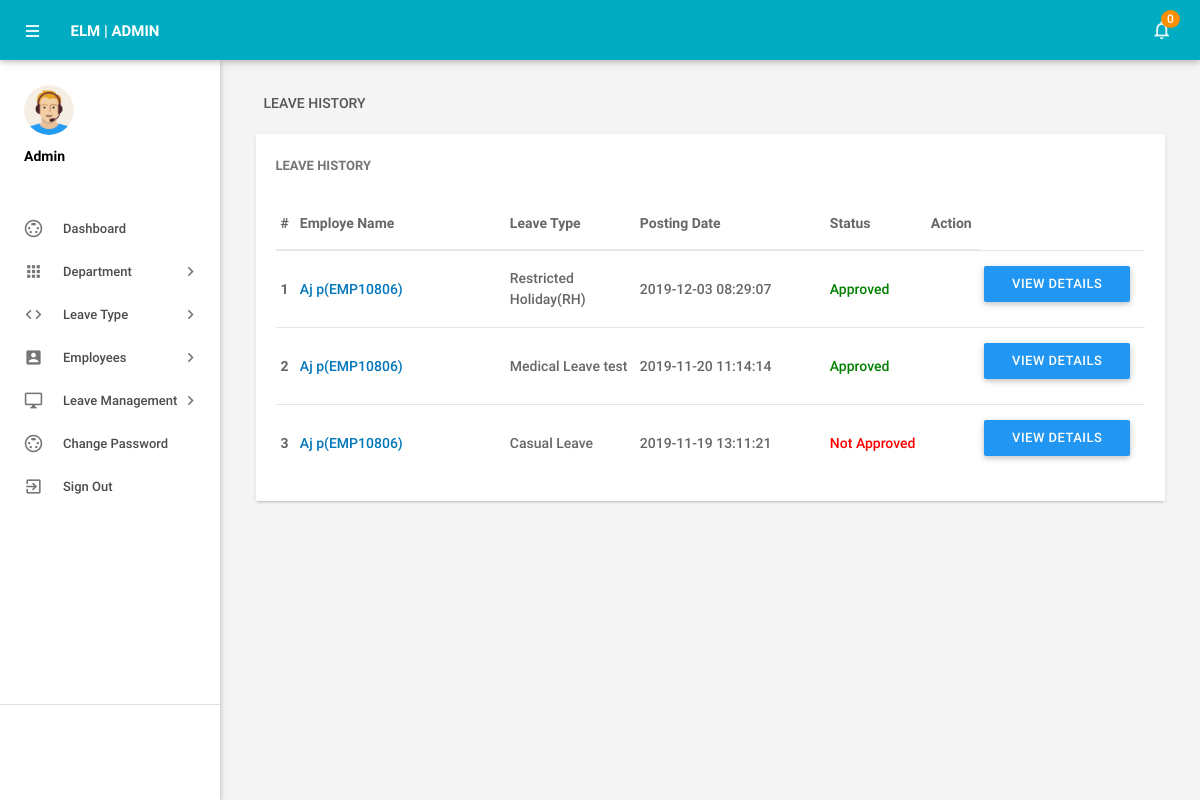
The page /admin/leaves.php (signed in) on the database its author committed.
### tables this page shows
CREATE TABLE IF NOT EXISTS `tblleaves` (
  `id` int(11) NOT NULL,
  `LeaveType` varchar(110) NOT NULL,
  `ToDate` varchar(120) NOT NULL,
  `FromDate` varchar(120) NOT NULL,
  `Description` mediumtext NOT NULL,
  `PostingDate` timestamp NOT NULL DEFAULT CURRENT_TIMESTAMP,
  `AdminRemark` mediumtext,
  `AdminRemarkDate` varchar(120) DEFAULT NULL,
  `Status` int(1) NOT NULL,
  `IsRead` int(1) NOT NULL,
  `empid` int(11) DEFAULT NULL
);

CREATE TABLE IF NOT EXISTS `tblemployees` (
  `id` int(11) NOT NULL,
  `EmpId` varchar(100) NOT NULL,
  `FirstName` varchar(150) NOT NULL,
  `LastName` varchar(150) NOT NULL,
  `EmailId` varchar(200) NOT NULL,
  `Password` varchar(180) NOT NULL,
  `Gender` varchar(100) NOT NULL,
  `Dob` varchar(100) NOT NULL,
  `Department` varchar(255) NOT NULL,
  `Address` varchar(255) NOT NULL,
  `City` varchar(200) NOT NULL,
  `Country` varchar(150) NOT NULL,
  `Phonenumber` char(11) NOT NULL,
  `Status` int(1) NOT NULL,
  `RegDate` timestamp NOT NULL DEFAULT CURRENT_TIMESTAMP
);

### admin/leaves.php (the view, shortened to what this page needs)
<?php
include('includes/config.php');
if(strlen($_SESSION['alogin'])==0)
    {
header('location:index.php');
}
else{
 ?>
<!DOCTYPE html>
<html lang="en">
    <head>
        <link type="text/css" rel="stylesheet" href="../assets/plugins/materialize/css/materialize.min.css"/>
        <link href="../assets/plugins/material-preloader/css/materialPreloader.min.css" rel="stylesheet">
        <link href="../assets/plugins/datatables/css/jquery.dataTables.min.css" rel="stylesheet">
                <link href="../assets/plugins/google-code-prettify/prettify.css" rel="stylesheet" type="text/css"/>
        <link href="../assets/css/alpha.min.css" rel="stylesheet" type="text/css"/>
        <link href="../assets/css/custom.css" rel="stylesheet" type="text/css"/>
    </head>
    <body>
       <?php include('includes/header.php');?>
       <?php include('includes/sidebar.php');?>
            <main class="mn-inner">
                <div class="row">
                    <div class="col s12">
                        <div class="page-title">Leave History</div>
                    </div>
                    <div class="col s12 m12 l12">
                        <div class="card">
                            <div class="card-content">
                                <span class="card-title">Leave History</span>
                                <table id="example" class="display responsive-table ">
                                    <thead>
                                        <tr>
                                            <th>#</th>
                                            <th width="200">Employe Name</th>
                                            <th width="120">Leave Type</th>
                                             <th width="180">Posting Date</th>
                                            <th>Status</th>
                                            <th align="center">Action</th>
                                        </tr>
                                    </thead>
                                    <tbody>
<?php $sql = "SELECT tblleaves.id as lid,tblemployees.FirstName,tblemployees.LastName,tblemployees.EmpId,tblemployees.id,tblleaves.LeaveType,tblleaves.PostingDate,tblleaves.Status from tblleaves join tblemployees on tblleaves.empid=tblemployees.id order by lid desc";
$query = $dbh -> prepare($sql);
$query->execute();
$results=$query->fetchAll(PDO::FETCH_OBJ);
$cnt=1;
if($query->rowCount() > 0)
{
foreach($results as $result)
{
      ?>
                                        <tr>
                                            <td> <b><?php echo htmlentities($cnt);?></b></td>
                                              <td><a href="editemployee.php?empid=<?php echo htmlentities($result->id);?>" target="_blank"><?php echo htmlentities($result->FirstName." ".$result->LastName);?>(<?php echo htmlentities($result->EmpId);?>)</a></td>
                                            <td><?php echo htmlentities($result->LeaveType);?></td>
                                            <td><?php echo htmlentities($result->PostingDate);?></td>
                                                                       <td><?php $stats=$result->Status;
if($stats==1){
                                             ?>
                                                 <span style="color: green">Approved</span>
                                                 <?php } if($stats==2)  { ?>
                                                <span style="color: red">Not Approved</span>
                                                 <?php } if($stats==0)  { ?>
 <span style="color: blue">waiting for approval</span>
 <?php } ?>
                                             </td>
          <td>
           <td><a href="leave-details.php?leaveid=<?php echo htmlentities($result->lid);?>" class="waves-effect waves-light btn blue m-b-xs"  > View Details</a></td>
                                    </tr>
                                         <?php $cnt++;} }?>
                                    </tbody>
                                </table>
                            </div>
                        </div>
                    </div>
                </div>
            </main>
        </div>
        <div class="left-sidebar-hover"></div>
    </body>
</html>
<?php } ?>

### rows shown on the page
tblleaves: tblemployees.FirstName+LastName "Aj p", tblemployees.EmpId "EMP10806", LeaveType "Restricted Holiday(RH)", PostingDate "2019-12-03 08:29:07", Status "Approved"
tblleaves: tblemployees.FirstName+LastName "Aj p", tblemployees.EmpId "EMP10806", LeaveType "Medical Leave test", PostingDate "2019-11-20 11:14:14", Status "Approved"
tblleaves: tblemployees.FirstName+LastName "Aj p", tblemployees.EmpId "EMP10806", LeaveType "Casual Leave", PostingDate "2019-11-19 13:11:21", Status "Not Approved"

### other values the page prints
$unreadcount "0"
